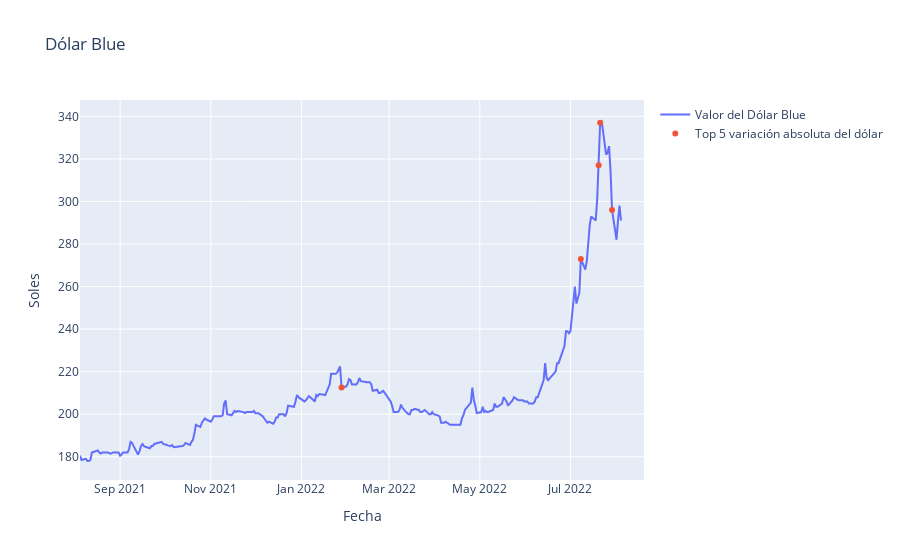

Notebook code for this chart:
### Code cell
fig = go.Figure()
fig.add_trace(go.Scatter(x = table_365['fecha'], y = table_365['dolar_b'], mode='lines', name='Valor del Dólar Blue'))
fig.add_trace(go.Scatter(x = top_5_var_db['fecha'], y = top_5_var_db['dolar_b'], mode='markers', name='Top 5 variación absoluta del dólar'))
fig.update_layout(
    title='Dólar Blue',
    xaxis_title = 'Fecha',
    yaxis_title = 'Soles')

### Figure 1 — Plotly figure (JSON) as saved in the notebook; plotly's stock layout.template omitted (floating-point values rounded to 4 significant figures; data arrays with more than 128 entries replaced by an {"elided": "..."} marker saying what was removed)
{"data": [{"mode": "lines", "name": "Valor del Dólar Blue", "type": "scatter", "x": {"elided": "365 str values"}, "y": {"elided": "365 float values"}}, {"mode": "markers", "name": "Top 5 variación absoluta del dólar", "type": "scatter", "x": ["2022-07-21T00:00:00", "2022-07-08T00:00:00", "2022-07-29T00:00:00", "2022-07-20T00:00:00", "2022-01-28T00:00:00"], "y": [337, 273, 296, 317, 212.5]}], "layout": {"title": {"text": "Dólar Blue"}, "xaxis": {"title": {"text": "Fecha"}}, "yaxis": {"title": {"text": "Soles"}}}}
